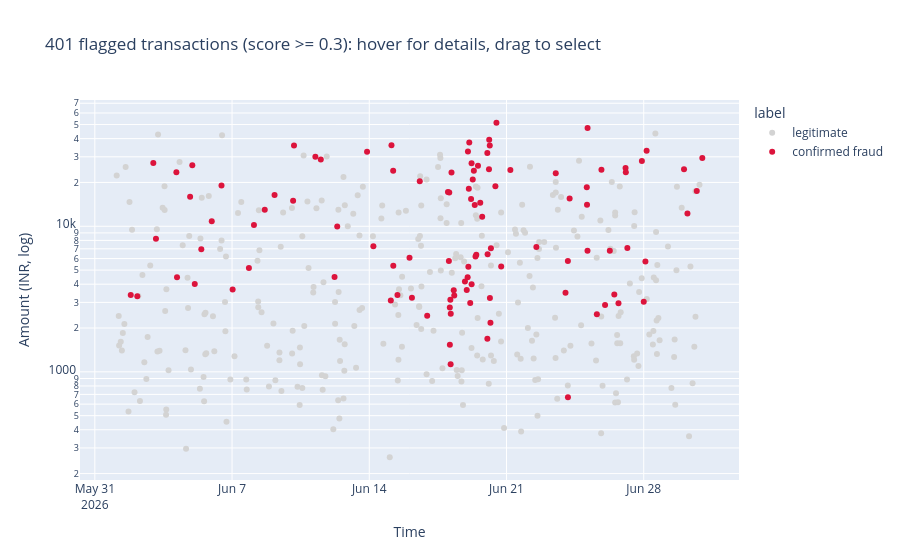
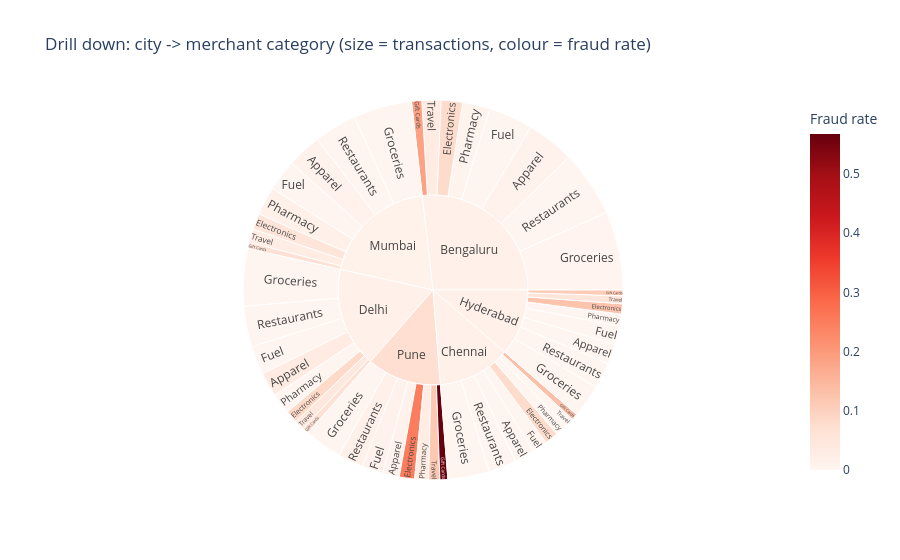

Write notebook code for charts like these, in order.
### Markdown cell above
## Task 5 — An Interactive Tool for the Investigators (Request #5)

**Real-world usage:** Investigators triage flagged cases themselves with zoom, filter and hover-for-details.

**Why this technique:** **Details-on-demand / tooltips** (Slides 22–23), **dynamic queries** (Slide 15) and **drill-down**
(Slide 24) — Shneiderman's mantra as an actual tool.

**TODO:**
1. Interactive scatter (plotly) of all transactions with `detector_score >= 0.3`: x = timestamp, y = amount (log),
   colour = `label`, with a tooltip showing txn_id, customer, city, category, distance and score. Set `dragmode="select"`.
2. Interactive **sunburst** for drill-down: city → merchant category, sized by transaction count, coloured by fraud rate.

### Code cell
# TODO 1
flagged = tx[tx.detector_score >= 0.3]
fig1 = px.scatter(flagged, x="timestamp", y="amount_inr", color="label", log_y=True,
                  color_discrete_map={"confirmed fraud": "crimson", "legitimate": "lightgrey"},
                  hover_data={"txn_id": True, "customer_id": True, "city": True, "merchant_category": True,
                              "distance_from_home_km": ":.0f", "detector_score": ":.2f", "timestamp": False, "amount_inr": ":,.0f", "label": False},
                  title=f"{len(flagged)} flagged transactions (score >= 0.3): hover for details, drag to select")
fig1.update_layout(dragmode="select", xaxis_title="Time", yaxis_title="Amount (INR, log)")
fig1.show()

# TODO 2
fig2 = px.sunburst(tx, path=["city", "merchant_category"], color="is_fraud", color_continuous_scale="Reds",
                   title="Drill down: city -> merchant category (size = transactions, colour = fraud rate)")
fig2.update_coloraxes(colorbar_title="Fraud rate")
fig2.show()

### Figure 1 — Plotly figure (JSON) as saved in the notebook; plotly's stock layout.template omitted (floating-point values rounded to 4 significant figures; data arrays with more than 128 entries replaced by an {"elided": "..."} marker saying what was removed)
{"data": [{"customdata": {"elided": "297x7 mixed values"}, "hovertemplate": "amount_inr=%{y:,.0f}<br>txn_id=%{customdata[0]}<br>customer_id=%{customdata[1]}<br>city=%{customdata[2]}<br>merchant_category=%{customdata[3]}<br>distance_from_home_km=%{customdata[4]:.0f}<br>detector_score=%{customdata[5]:.2f}<extra></extra>", "legendgroup": "legitimate", "marker": {"color": "lightgrey", "symbol": "circle"}, "mode": "markers", "name": "legitimate", "orientation": "v", "showlegend": true, "type": "scatter", "x": {"elided": "297 str values"}, "xaxis": "x", "y": {"elided": "297 float values"}, "yaxis": "y"}, {"customdata": {"elided": "104x7 mixed values"}, "hovertemplate": "amount_inr=%{y:,.0f}<br>txn_id=%{customdata[0]}<br>customer_id=%{customdata[1]}<br>city=%{customdata[2]}<br>merchant_category=%{customdata[3]}<br>distance_from_home_km=%{customdata[4]:.0f}<br>detector_score=%{customdata[5]:.2f}<extra></extra>", "legendgroup": "confirmed fraud", "marker": {"color": "crimson", "symbol": "circle"}, "mode": "markers", "name": "confirmed fraud", "orientation": "v", "showlegend": true, "type": "scatter", "x": ["2026-06-01T19:58:00.000000", "2026-06-02T04:00:00.000000", "2026-06-02T23:35:00.000000", "2026-06-03T02:50:00.000000", "2026-06-04T03:50:00.000000", "2026-06-04T04:37:00.000000", "2026-06-04T20:39:00.000000", "2026-06-04T23:20:00.000000", "2026-06-05T02:20:00.000000", "2026-06-05T10:21:00.000000", "2026-06-05T23:08:00.000000", "2026-06-06T11:04:00.000000", "2026-06-07T00:43:00.000000", "2026-06-07T20:38:00.000000", "2026-06-08T02:48:00.000000", "2026-06-08T16:02:00.000000", "2026-06-09T04:02:00.000000", "2026-06-10T02:44:00.000000", "2026-06-10T03:50:00.000000", "2026-06-11T06:01:00.000000", "2026-06-11T12:38:00.000000", "2026-06-12T05:28:00.000000", "2026-06-12T08:46:00.000000", "2026-06-13T21:16:00.000000", "2026-06-14T05:02:00.000000", "2026-06-15T02:22:00.000000", "2026-06-15T03:10:00.000000", "2026-06-15T05:24:00.000000", "2026-06-15T05:14:00.000000", "2026-06-15T10:29:00.000000", "2026-06-16T01:16:00.000000", "2026-06-16T04:13:00.000000", "2026-06-16T13:50:00.000000", "2026-06-16T22:54:00.000000", "2026-06-18T00:19:00.000000", "2026-06-18T01:55:00.000000", "2026-06-18T01:28:00.000000", "2026-06-18T02:37:00.000000", "2026-06-18T02:40:00.000000", "2026-06-18T03:45:00.000000", "2026-06-18T03:16:00.000000", "2026-06-18T03:36:00.000000", "2026-06-18T04:39:00.000000", "2026-06-18T07:24:00.000000", "2026-06-18T08:02:00.000000", "2026-06-18T21:07:00.000000", "2026-06-18T23:20:00.000000", "2026-06-19T00:47:00.000000", "2026-06-19T00:25:00.000000", "2026-06-19T01:53:00.000000", "2026-06-19T01:19:00.000000", "2026-06-19T02:26:00.000000", "2026-06-19T03:35:00.000000", "2026-06-19T04:38:00.000000", "2026-06-19T05:17:00.000000", "2026-06-19T05:13:00.000000", "2026-06-19T06:41:00.000000", "2026-06-19T08:02:00.000000", "2026-06-19T09:08:00.000000", "2026-06-19T10:04:00.000000", "2026-06-19T11:01:00.000000", "2026-06-19T13:04:00.000000", "2026-06-19T15:52:00.000000", "2026-06-19T18:14:00.000000", "2026-06-20T00:35:00.000000", "2026-06-20T00:32:00.000000", "2026-06-20T00:53:00.000000", "2026-06-20T02:33:00.000000", "2026-06-20T02:49:00.000000", "2026-06-20T03:41:00.000000", "2026-06-20T03:32:00.000000", "2026-06-20T04:21:00.000000", "2026-06-20T04:55:00.000000", "2026-06-20T10:24:00.000000", "2026-06-20T11:41:00.000000", "2026-06-20T17:29:00.000000", "2026-06-21T04:44:00.000000", "2026-06-22T12:34:00.000000", "2026-06-23T12:18:00.000000", "2026-06-24T00:14:00.000000", "2026-06-24T03:13:00.000000", "2026-06-24T03:09:00.000000", "2026-06-24T05:16:00.000000", "2026-06-25T02:18:00.000000", "2026-06-25T02:35:00.000000", "2026-06-25T03:16:00.000000", "2026-06-25T03:10:00.000000", "2026-06-25T14:37:00.000000", "2026-06-25T20:14:00.000000", "2026-06-26T00:41:00.000000", "2026-06-26T06:30:00.000000", "2026-06-26T11:59:00.000000", "2026-06-26T17:05:00.000000", "2026-06-27T01:45:00.000000", "2026-06-27T02:06:00.000000", "2026-06-27T03:57:00.000000", "2026-06-27T21:46:00.000000", "2026-06-28T00:02:00.000000", "2026-06-28T02:05:00.000000", "2026-06-28T03:32:00.000000", "2026-06-30T01:21:00.000000", "2026-06-30T05:32:00.000000", "2026-06-30T16:57:00.000000", "2026-06-30T23:43:00.000000"], "xaxis": "x", "y": [3369.0, 3309.0, 27170.0, 8198.0, 23460.0, 4462.0, 15920.0, 26220.0, 4015.0, 6960.0, 10830.0, 19060.0, 3682.0, 5160.0, 10220.0, 12970.0, 16400.0, 14980.0, 35900.0, 30060.0, 28720.0, 4474.0, 9949.0, 32550.0, 7277.0, 3087.0, 36030.0, 5347.0, 24060.0, 3368.0, 6090.0, 3227.0, 20360.0, 2430.0, 17180.0, 17050.0, 5772.0, 2771.0, 1535.0, 2505.0, 3126.0, 1126.0, 23420.0, 3630.0, 3339.0, 4182.0, 3649.0, 32690.0, 4465.0, 18120.0, 5278.0, 37680.0, 2976.0, 15420.0, 3996.0, 27060.0, 20980.0, 24100.0, 14010.0, 6209.0, 6379.0, 26010.0, 14520.0, 11610.0, 1689.0, 31880.0, 6432.0, 24600.0, 39340.0, 3214.0, 35840.0, 2172.0, 7066.0, 18840.0, 51420.0, 5302.0, 24350.0, 7206.0, 23100.0, 3488.0, 669.0, 5780.0, 15530.0, 18560.0, 14060.0, 47260.0, 6795.0, 2487.0, 24490.0, 2877.0, 6783.0, 3393.0, 2957.0, 25150.0, 23470.0, 7094.0, 28090.0, 3029.0, 5717.0, 33020.0, 24690.0, 12260.0, 17500.0, 29450.0], "yaxis": "y"}], "layout": {"dragmode": "select", "legend": {"title": {"text": "label"}, "tracegroupgap": 0}, "title": {"text": "401 flagged transactions (score >= 0.3): hover for details, drag to select"}, "xaxis": {"anchor": "y", "domain": [0.0, 1.0], "title": {"text": "Time"}}, "yaxis": {"anchor": "x", "domain": [0.0, 1.0], "title": {"text": "Amount (INR, log)"}, "type": "log"}}}

### Figure 2 — Plotly figure (JSON) as saved in the notebook; plotly's stock layout.template omitted (floating-point values rounded to 4 significant figures)
{"data": [{"branchvalues": "total", "customdata": [[0.0], [0.03371], [0.08333], [0.0], [0.1875], [0.0], [0.00271], [0.0], [0.0], [0.1333], [0.0], [0.0], [0.0], [0.0], [0.008929], [0.0], [0.0], [0.01493], [0.07921], [0.0], [0.1111], [0.01242], [0.04255], [0.0], [0.0], [0.0], [0.03478], [0.01681], [0.06667], [0.03077], [0.0], [0.06667], [0.01], [0.0], [0.03175], [0.125], [0.0], [0.05333], [0.25], [0.07937], [0.1154], [0.0], [0.01282], [0.007752], [0.0], [0.0], [0.5676], [0.05405], [0.01316], [0.01622], [0.0138], [0.01104], [0.01754], [0.07286]], "domain": {"x": [0.0, 1.0], "y": [0.0, 1.0]}, "hovertemplate": "labels=%{label}<br>count=%{value}<br>parent=%{parent}<br>id=%{id}<br>is_fraud=%{color}<extra></extra>", "ids": ["Chennai/Groceries", "Bengaluru/Travel", "Delhi/Electronics", "Bengaluru/Restaurants", "Bengaluru/Gift Cards", "Delhi/Fuel", "Bengaluru/Groceries", "Chennai/Travel", "Chennai/Apparel", "Chennai/Gift Cards", "Chennai/Restaurants", "Mumbai/Restaurants", "Delhi/Restaurants", "Mumbai/Groceries", "Bengaluru/Apparel", "Hyderabad/Restaurants", "Chennai/Pharmacy", "Mumbai/Pharmacy", "Bengaluru/Electronics", "Hyderabad/Groceries", "Hyderabad/Gift Cards", "Mumbai/Apparel", "Delhi/Travel", "Hyderabad/Apparel", "Mumbai/Fuel", "Bengaluru/Fuel", "Delhi/Apparel", "Pune/Restaurants", "Mumbai/Gift Cards", "Pune/Pharmacy", "Delhi/Groceries", "Delhi/Gift Cards", "Pune/Fuel", "Hyderabad/Pharmacy", "Mumbai/Travel", "Hyderabad/Electronics", "Delhi/Pharmacy", "Mumbai/Electronics", "Pune/Electronics", "Chennai/Electronics", "Pune/Travel", "Pune/Groceries", "Pune/Apparel", "Bengaluru/Pharmacy", "Chennai/Fuel", "Hyderabad/Fuel", "Pune/Gift Cards", "Hyderabad/Travel", "Chennai", "Bengaluru", "Delhi", "Mumbai", "Hyderabad", "Pune"], "labels": ["Groceries", "Travel", "Electronics", "Restaurants", "Gift Cards", "Fuel", "Groceries", "Travel", "Apparel", "Gift Cards", "Restaurants", "Restaurants", "Restaurants", "Groceries", "Apparel", "Restaurants", "Pharmacy", "Pharmacy", "Electronics", "Groceries", "Gift Cards", "Apparel", "Travel", "Apparel", "Fuel", "Fuel", "Apparel", "Restaurants", "Gift Cards", "Pharmacy", "Groceries", "Gift Cards", "Fuel", "Pharmacy", "Travel", "Electronics", "Pharmacy", "Electronics", "Electronics", "Electronics", "Travel", "Groceries", "Apparel", "Pharmacy", "Fuel", "Fuel", "Gift Cards", "Travel", "Chennai", "Bengaluru", "Delhi", "Mumbai", "Hyderabad", "Pune"], "marker": {"coloraxis": "coloraxis", "colors": [0.0, 0.03371, 0.08333, 0.0, 0.1875, 0.0, 0.00271, 0.0, 0.0, 0.1333, 0.0, 0.0, 0.0, 0.0, 0.008929, 0.0, 0.0, 0.01493, 0.07921, 0.0, 0.1111, 0.01242, 0.04255, 0.0, 0.0, 0.0, 0.03478, 0.01681, 0.06667, 0.03077, 0.0, 0.06667, 0.01, 0.0, 0.03175, 0.125, 0.0, 0.05333, 0.25, 0.07937, 0.1154, 0.0, 0.01282, 0.007752, 0.0, 0.0, 0.5676, 0.05405, 0.01316, 0.01622, 0.0138, 0.01104, 0.01754, 0.07286]}, "name": "", "parents": ["Chennai", "Bengaluru", "Delhi", "Bengaluru", "Bengaluru", "Delhi", "Bengaluru", "Chennai", "Chennai", "Chennai", "Chennai", "Mumbai", "Delhi", "Mumbai", "Bengaluru", "Hyderabad", "Chennai", "Mumbai", "Bengaluru", "Hyderabad", "Hyderabad", "Mumbai", "Delhi", "Hyderabad", "Mumbai", "Bengaluru", "Delhi", "Pune", "Mumbai", "Pune", "Delhi", "Delhi", "Pune", "Hyderabad", "Mumbai", "Hyderabad", "Delhi", "Mumbai", "Pune", "Chennai", "Pune", "Pune", "Pune", "Bengaluru", "Chennai", "Hyderabad", "Pune", "Hyderabad", "", "", "", "", "", ""], "type": "sunburst", "values": [195, 89, 60, 312, 48, 134, 369, 42, 95, 30, 131, 201, 191, 275, 224, 122, 57, 134, 101, 155, 27, 161, 47, 94, 148, 208, 115, 119, 30, 65, 269, 30, 100, 57, 63, 48, 96, 75, 72, 63, 52, 177, 78, 129, 71, 87, 37, 37, 684, 1480, 942, 1087, 627, 700]}], "layout": {"coloraxis": {"autocolorscale": false, "colorbar": {"title": {"text": "Fraud rate"}}, "colorscale": [[0.0, "rgb(255,245,240)"], [0.125, "rgb(254,224,210)"], [0.25, "rgb(252,187,161)"], [0.375, "rgb(252,146,114)"], [0.5, "rgb(251,106,74)"], [0.625, "rgb(239,59,44)"], [0.75, "rgb(203,24,29)"], [0.875, "rgb(165,15,21)"], [1.0, "rgb(103,0,13)"]]}, "legend": {"tracegroupgap": 0}, "title": {"text": "Drill down: city -> merchant category (size = transactions, colour = fraud rate)"}}}
